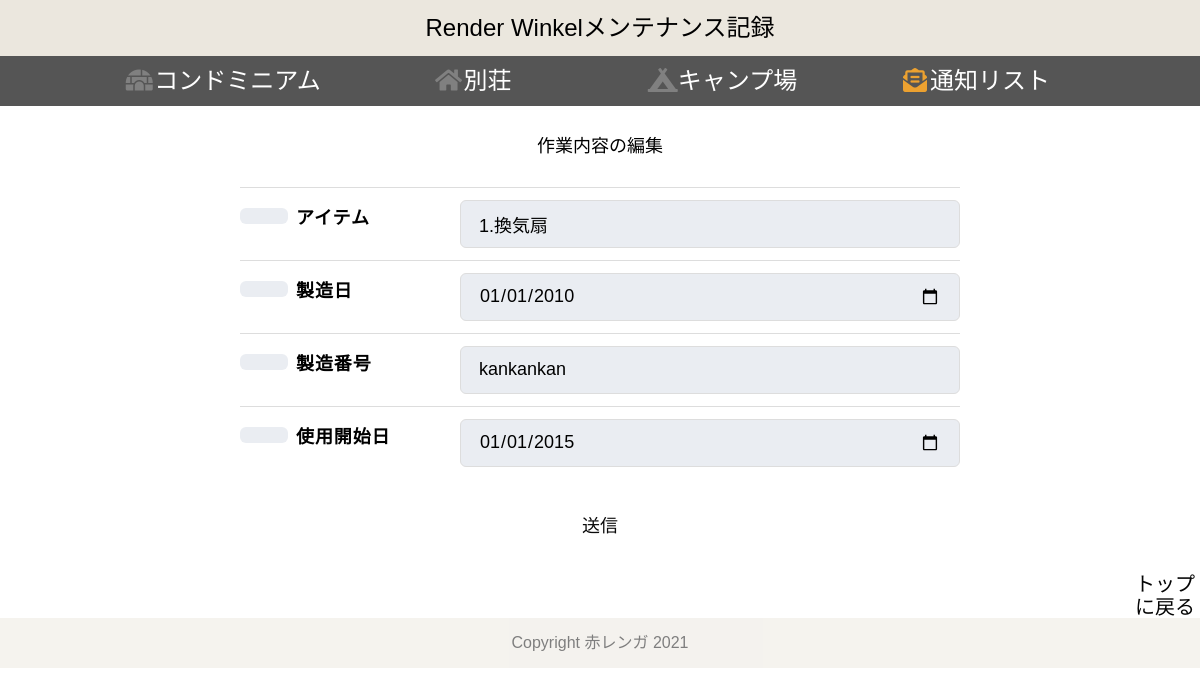
The page /edit/w_itemlist/1/1 on the database its author committed.
### tables this page shows
CREATE TABLE "wakakusa" (
	"taskid"	INTEGER,
	"item_id"	INTEGER,
	"t_id"	INTEGER,
	"item"	TEXT,
	"pro_date"	INTEGER,
	"pro_number"	TEXT,
	"set_date"	DATE,
	"t_date"	DATE,
	"task"	TEXT,
	"notice"	DATE,
	"nt_id"	INTEGER,
	PRIMARY KEY("taskid" AUTOINCREMENT)
);

### app.py (the view)
@app.route("/edit/w_itemlist/<int:id>/<int:taskid>")
def edit_w_itemlist_get(id,taskid):
    conn = sqlite3.connect("w_MN.db")
    c = conn.cursor()
    c.execute("select table_name from items where id = ?" , (id,))
    table_name = c.fetchone()[0]
    c.execute("select item from %s where taskid=?" % (table_name), (taskid,))
    item = c.fetchone()[0]
    c.execute("select pro_date from %s where taskid=?" % (table_name), (taskid,))
    pro_date = c.fetchone()[0]
    c.execute("select pro_number from %s where taskid=?" % (table_name), (taskid,))
    pro_number = c.fetchone()[0]
    c.execute("select set_date from %s where taskid=?" % (table_name), (taskid,))
    set_date = c.fetchone()[0]
    c.execute("select t_date from %s where taskid=?" % (table_name), (taskid,))
    t_date = c.fetchone()[0]
    c.execute("select task from %s where taskid=?" % (table_name), (taskid,))
    task = c.fetchone()[0]
    c.execute("select notice from %s where taskid=?" % (table_name), (taskid,))
    notice = c.fetchone()[0]
    c.execute("select nt_id from %s where taskid=?" % (table_name), (taskid,))
    nt_id = c.fetchone()[0]
    c.close()
    task_list = {"taskid":taskid,"item":item, "pro_date":pro_date,"pro_number":pro_number,"set_date":set_date,"t_date":t_date, "task":task, "notice":notice, "nt_id":nt_id}
    return render_template("w_edit_itemlist.html", task_list = task_list, id = id)

### templates/w_edit_itemlist.html (shortened to what this page needs)
{% extends 'w_base_test2.html' %}
{% block content %}
    <h3>作業内容の編集</h3>
<form action="/edit/w_itemlist/{{id}}" method="POST">
    <div class="Form">
        <div class="Form-Item">
            <p class="Form-Item-Label isMsg"><span class="Form-Item-Label-Required"></span>アイテム</p>
            <input type="text" name="item" value="{{task_list['item']}}" class="Form-Item-Input">
        </div>
        <div class="Form-Item">
            <p class="Form-Item-Label isMsg"><span class="Form-Item-Label-Required"></span>製造日</p>
            <input type="date" name="pro_date" value="{{task_list['pro_date']}}" class="Form-Item-Input">
        </div>
        <div class="Form-Item">
            <p class="Form-Item-Label isMsg"><span class="Form-Item-Label-Required"></span>製造番号</p>
            <input type="text" name="pro_number" value="{{task_list['pro_number']}}" class="Form-Item-Input">
        </div>
        <div class="Form-Item">
            <p class="Form-Item-Label isMsg"><span class="Form-Item-Label-Required"></span>使用開始日</p>
            <input type="date" name="set_date" value="{{task_list['set_date']}}" class="Form-Item-Input">
        </div>
    </div>
        <p><input type="submit" value="送信" class="btn1"></p>
</form>
<div class="btn_top1">
    <a href="/" type="button" class="btn5">トップに戻る</a>
</div>
{% endblock %}

### static/css/w_style.css (style rules this page uses)
body { font-family: "Noto Sans Japanese", "ヒラギノ角ゴ Pro W3", "Hiragino Kaku Gothic Pro", "ヒラギノ角ゴ ProN W3", "Hiragino Kaku Gothic ProN", "游ゴシック", YuGothic, "メイリオ", "Meiryo", "HGPｺﾞｼｯｸM", "Osaka", "ＭＳ Ｐゴシック", sans-serif, Century Gothic, Arial; }
p { text-align: center; font-size: 20px; }
a { color:black; display: inline-block; font-size: 24px; }
h3 { font-size: 18px; text-align:center; margin: 30px; }
form { margin-top: 20px; margin-left: auto; margin-right: auto; max-width: 720px; }
.Form { margin-top: 20px; padding-bottom: 20px; margin-left: auto; margin-right: auto; max-width: 720px; }
.Form-Item { border-top: 1px solid #ddd; padding-top: 12px; padding-bottom: 12px; width: 100%; display: flex; align-items: center; }
.Form-Item-Label { width: 100%; max-width: 180px; letter-spacing: 0.05em; font-weight: bold; font-size: 18px; text-align: left; }
.Form-Item-Label.isMsg { margin-top: 8px; margin-bottom: auto; }
.Form-Item-Label-Required { border-radius: 6px; margin-right: 8px; padding-top: 8px; padding-bottom: 8px; width: 48px; display: inline-block; text-align: center; background: #eaedf2; color: rgb(61, 60, 60); font-size: 14px; }
.Form-Item-Input { border: 1px solid #ddd; border-radius: 6px; margin-left: 40px; padding-left: 1em; padding-right: 1em; height: 48px; flex: 1; width: 100%; background: #eaedf2; font-size: 18px; }
.btn1 { display: inline-block; width: 200px; height: 54px; text-align: center; text-decoration: none; line-height: 54px; outline: none; background-color:white; color: rgb(10, 10, 10); font-size: 18px; border-radius: 4px; margin-bottom: 20px; }
.btn_top1 { text-align: right; }
.btn5 { width: 70px; height: 36px; font-size: 20px; border-radius: 8px; color: rgb(5, 5, 5); text-align: center; padding: 0; }

### rows shown on the page
wakakusa: item "1.換気扇", pro_date "01/01/2010", pro_number "kankankan", set_date "01/01/2015"
